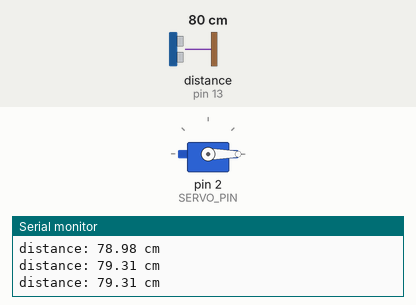
Simulated run of this sketch. Board: Arduino Uno, built with avr-gcc and run on an emulated ATmega328P. Parts: servo, the last lines printed to the serial monitor. Wiring (inferred from the names in the program): ultrasonic range finder: trigger pin 12; echo pin 13. The inputs (shaded band) are chosen by the test bench; at power-on: distance to the obstacle (sensor on pin 13) 80 cm. The echo pulse lasts 58.3 µs per cm.

Above: at 1.3 s.
1.4 s: distance to the obstacle (sensor on pin 13) set to 53 cm
2.9 s: distance to the obstacle (sensor on pin 13) set to 48 cm
At 4.2 s:
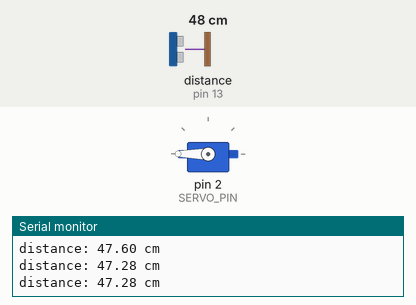
4.5 s: distance to the obstacle (sensor on pin 13) set to 120 cm
At 5.0 s:
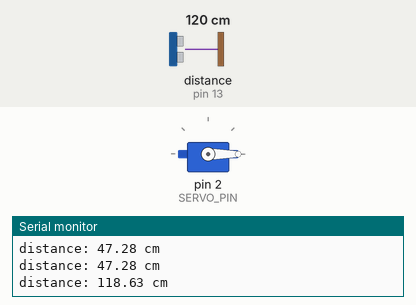
6.0 s: distance to the obstacle (sensor on pin 13) set to 47 cm
At 6.8 s:
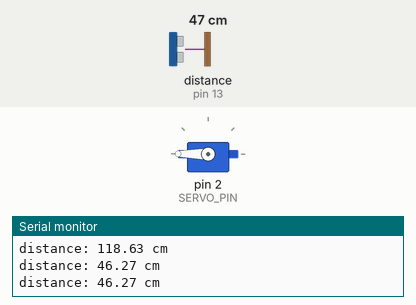
Timing chart, 0 to 8.5 s (numbered marks = the images above; inputs shaded):
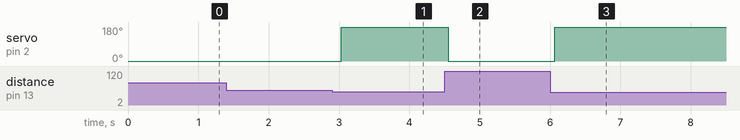

Measured:
- the behaviour switches between 51 and 50 cm on distance to the obstacle (sensor on pin 13) (found by bisection; images 0 and 1)
- after the input at 2.9 s, servo on pin 2 (SERVO_PIN): 0° → 180° after 0.13 s
- after the input at 4.5 s, servo on pin 2 (SERVO_PIN): 180° → 0° after 0.05 s
- after the input at 6.0 s, servo on pin 2 (SERVO_PIN): 0° → 180° after 0.07 s

The sketch:

Ultrasonic.ino
```cpp
#include <Servo.h>

// constants won't change
const int TRIG_PIN  = 12;
const int ECHO_PIN  = 13;
const int SERVO_PIN = 2;
const int DISTANCE_THRESHOLD = 50; // centimeters

Servo servo;


float durasi, jarak;

void setup() {
  Serial.begin (9600);       // initialize serial port
  pinMode(TRIG_PIN, OUTPUT); // set arduino pin to output mode
  pinMode(ECHO_PIN, INPUT);  // set arduino pin to input mode
  servo.attach(SERVO_PIN);   // attaches the servo on pin 9 to the servo object
  servo.write(0);
}

void loop() {
  // generate 10-microsecond pulse to TRIG pin
  digitalWrite(TRIG_PIN, HIGH);
  delayMicroseconds(10);
  digitalWrite(TRIG_PIN, LOW);


  durasi = pulseIn(ECHO_PIN, HIGH);

  jarak = 0.017 * durasi;

  if(jarak < DISTANCE_THRESHOLD)
    servo.write(189); // rotate servo motor to 90 degree
  else
    servo.write(0);  // rotate servo motor to 0 degree

  // print the value to Serial Monitor
  Serial.print("distance: ");
  Serial.print(jarak);
  Serial.println(" cm");

  delay(500);
}
```
